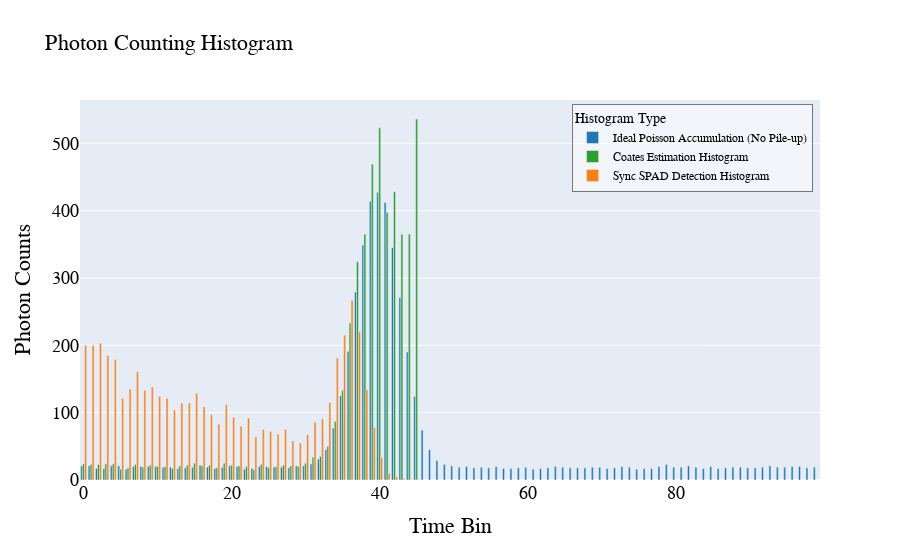

Notebook code cell kept with this figure:
### Code cell
import src.GatingAlgo as ga

# SingleGaussian参数设置
num_bins = 100
pulse_pos = 40
pulse_width = 3
signal_strength = 0.9
bg_strength = 0.04
num_cycles = 5000

# 创建SingleGaussian实例
gating_algo = ga.SingleGaussian(num_bins, pulse_pos, pulse_width, signal_strength, bg_strength, num_cycles)

# 绘图
gating_algo.plot_hist_plotly()

### Figure 1 — Plotly figure (JSON) as saved in the notebook; plotly's stock layout.template omitted (floating-point values rounded to 4 significant figures)
{"data": [{"marker": {"color": "#1f77b4"}, "name": "Ideal Poisson Accumulation (No Pile-up)", "type": "bar", "x": [0, 1, 2, 3, 4, 5, 6, 7, 8, 9, 10, 11, 12, 13, 14, 15, 16, 17, 18, 19, 20, 21, 22, 23, 24, 25, 26, 27, 28, 29, 30, 31, 32, 33, 34, 35, 36, 37, 38, 39, 40, 41, 42, 43, 44, 45, 46, 47, 48, 49, 50, 51, 52, 53, 54, 55, 56, 57, 58, 59, 60, 61, 62, 63, 64, 65, 66, 67, 68, 69, 70, 71, 72, 73, 74, 75, 76, 77, 78, 79, 80, 81, 82, 83, 84, 85, 86, 87, 88, 89, 90, 91, 92, 93, 94, 95, 96, 97, 98, 99], "y": [21, 21, 17, 17, 21, 21, 16, 20, 20, 20, 20, 19, 19, 17, 18, 19, 22, 19, 17, 19, 21, 20, 16, 17, 20, 20, 19, 19, 18, 21, 21, 24, 31, 45, 77, 125, 191, 279, 349, 414, 427, 412, 345, 271, 190, 124, 74, 45, 29, 23, 21, 19, 20, 18, 19, 18, 20, 17, 17, 18, 19, 16, 17, 18, 20, 19, 18, 18, 18, 19, 19, 17, 18, 20, 19, 16, 17, 17, 20, 23, 19, 19, 21, 19, 17, 20, 17, 18, 19, 19, 18, 18, 19, 21, 19, 19, 20, 20, 18, 19]}, {"marker": {"color": "#2ca02c"}, "name": "Coates Estimation Histogram", "type": "bar", "x": [0, 1, 2, 3, 4, 5, 6, 7, 8, 9, 10, 11, 12, 13, 14, 15, 16, 17, 18, 19, 20, 21, 22, 23, 24, 25, 26, 27, 28, 29, 30, 31, 32, 33, 34, 35, 36, 37, 38, 39, 40, 41, 42, 43, 44, 45, 46, 47, 48, 49, 50, 51, 52, 53, 54, 55, 56, 57, 58, 59, 60, 61, 62, 63, 64, 65, 66, 67, 68, 69, 70, 71, 72, 73, 74, 75, 76, 77, 78, 79, 80, 81, 82, 83, 84, 85, 86, 87, 88, 89, 90, 91, 92, 93, 94, 95, 96, 97, 98, 99], "y": [24, 23, 23, 24, 24, 16, 18, 23, 19, 22, 20, 20, 17, 21, 22, 25, 21, 22, 18, 25, 22, 21, 20, 15, 23, 18, 20, 22, 21, 20, 25, 34, 35, 50, 87, 133, 233, 324, 365, 469, 523, 397, 428, 365, 365, 536, 0, 0, 0, 0, 0, 0, 0, 0, 0, 0, 0, 0, 0, 0, 0, 0, 0, 0, 0, 0, 0, 0, 0, 0, 0, 0, 0, 0, 0, 0, 0, 0, 0, 0, 0, 0, 0, 0, 0, 0, 0, 0, 0, 0, 0, 0, 0, 0, 0, 0, 0, 0, 0, 0]}, {"marker": {"color": "#ff7f0e"}, "name": "Sync SPAD Detection Histogram", "type": "bar", "x": [0, 1, 2, 3, 4, 5, 6, 7, 8, 9, 10, 11, 12, 13, 14, 15, 16, 17, 18, 19, 20, 21, 22, 23, 24, 25, 26, 27, 28, 29, 30, 31, 32, 33, 34, 35, 36, 37, 38, 39, 40, 41, 42, 43, 44, 45, 46, 47, 48, 49, 50, 51, 52, 53, 54, 55, 56, 57, 58, 59, 60, 61, 62, 63, 64, 65, 66, 67, 68, 69, 70, 71, 72, 73, 74, 75, 76, 77, 78, 79, 80, 81, 82, 83, 84, 85, 86, 87, 88, 89, 90, 91, 92, 93, 94, 95, 96, 97, 98, 99], "y": [200, 200, 203, 185, 179, 121, 135, 161, 133, 138, 124, 121, 104, 114, 114, 129, 109, 97, 83, 112, 93, 80, 92, 64, 75, 72, 68, 75, 58, 55, 67, 86, 91, 115, 181, 215, 267, 220, 134, 78, 33, 10, 5, 2, 1, 1, 0, 0, 0, 0, 0, 0, 0, 0, 0, 0, 0, 0, 0, 0, 0, 0, 0, 0, 0, 0, 0, 0, 0, 0, 0, 0, 0, 0, 0, 0, 0, 0, 0, 0, 0, 0, 0, 0, 0, 0, 0, 0, 0, 0, 0, 0, 0, 0, 0, 0, 0, 0, 0, 0]}], "layout": {"barmode": "group", "font": {"color": "Black", "family": "Arial, sans-serif", "size": 18}, "legend": {"bgcolor": "rgba(255,255,255,0.5)", "bordercolor": "rgba(0,0,0,0.5)", "borderwidth": 1, "font": {"size": 12}, "title": {"text": "Histogram Type"}, "x": 0.99, "xanchor": "right", "y": 0.99, "yanchor": "top"}, "title": {"font": {"color": "Black", "family": "Arial, sans-serif", "size": 22}, "text": "Photon Counting Histogram"}, "xaxis": {"title": {"text": "Time Bin"}}, "yaxis": {"title": {"text": "Photon Counts"}}}}
